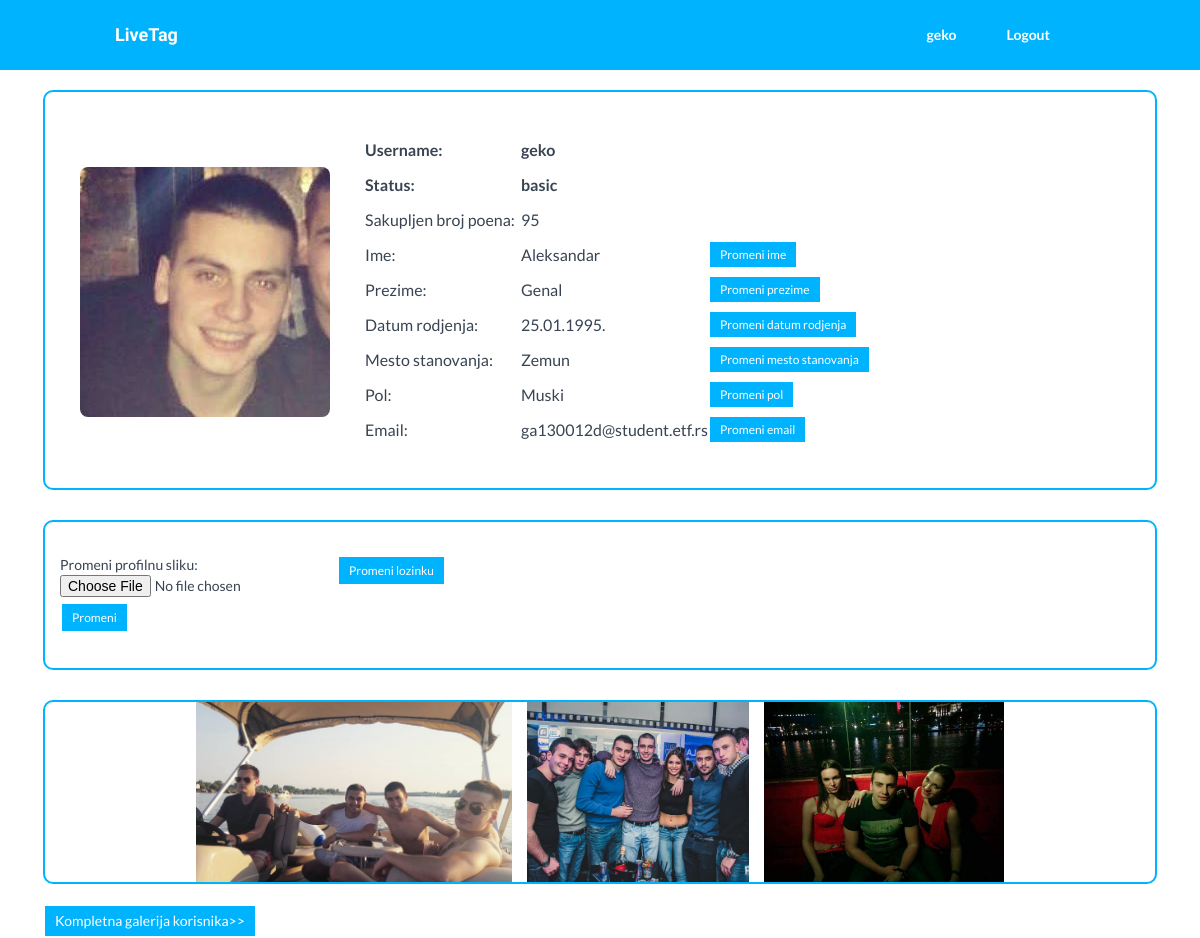
The page /andjela/profil.php?userID=16 (signed in) on the database its author committed.
### tables this page shows
CREATE TABLE IF NOT EXISTS `korisnik` (
  `KorisnikID` bigint(20) NOT NULL AUTO_INCREMENT,
  `Username` varchar(60) NOT NULL,
  `Password` varchar(60) NOT NULL,
  `Ime` varchar(60) DEFAULT NULL,
  `Prezime` varchar(60) DEFAULT NULL,
  `DatumRodjenja` date DEFAULT NULL,
  `MestoStanovanja` varchar(60) DEFAULT NULL,
  `Pol` char(1) DEFAULT NULL,
  `Email` varchar(100) DEFAULT NULL,
  `BrojPoena` int(11) DEFAULT NULL,
  `ZadnjaObjava` date DEFAULT NULL,
  `TipKorisnika` varchar(10) DEFAULT NULL,
  `AvatarURL` varchar(10000) DEFAULT NULL,
  `StiglaPoruka` tinyint(1) DEFAULT NULL,
  `PorukaZaElite` text,
  PRIMARY KEY (`KorisnikID`),
  UNIQUE KEY `KorisnikID_UNIQUE` (`KorisnikID`),
  UNIQUE KEY `Username_UNIQUE` (`Username`)
);

CREATE TABLE IF NOT EXISTS `slika_post` (
  `SlikaID` bigint(20) NOT NULL AUTO_INCREMENT,
  `SlikaURL` varchar(10000) NOT NULL,
  `KorisnikID` bigint(20) NOT NULL,
  `TopikID` bigint(20) NOT NULL,
  `BrojGlasova` bigint(20) DEFAULT '0',
  PRIMARY KEY (`SlikaID`),
  UNIQUE KEY `SlikaID_UNIQUE` (`SlikaID`),
  KEY `Vlasnik_idx` (`KorisnikID`),
  KEY `TopikSlike_idx` (`TopikID`)
);

### andjela/konekcija.php (called while the page is built, shortened)
<?php
class Konekcija {
	private $conn;
	public function __construct($host, $db, $user, $pass) {
		$this->conn = mysqli_connect($host, $user, $pass)
		or die("Ne mozete da se konektujete");
	}
	public function getRecord($query) {
		$result = mysqli_query($this->conn, $query);
		if ($result != false) {
			$num_rows = mysqli_num_rows($result);
			if ($num_rows == 0) {
				$this->error = mysqli_error($this->conn);
				return 0;
			} else {
				$row = mysqli_fetch_row($result);
				return $row;
			}
		}
		return false;
	}
	public function getRecordSet($query) {
		$niz = array();
		$result = mysqli_query($this->conn, $query);
		if ($result == false) return false;
		else {
			$num_rows = mysqli_num_rows($result);
			while ($row = mysqli_fetch_assoc($result)) {
				$niz[] = $row;
			}
			return $niz;
		}
	}
}
?>

### andjela/profil.php (the view, shortened to what this page needs)
<link rel="stylesheet" type="text/css" href="profilcss.css">
<?php
	if (isset($_POST['action']))
		$userID = $_POST['userID'];
	else
		$userID = $_GET['userID'];
	require_once 'Konekcija.php';
	$konekcija = new Konekcija(DB_HOST, DB_NAME, DB_USER, DB_PASS);
	$query = "SELECT * FROM korisnik WHERE KorisnikID = " . $userID;
	$userdata = $konekcija->getRecord($query);
	$query = "SELECT * FROM slika_post WHERE KorisnikID=$userdata[0]";
	$pictures = $konekcija->getRecordSet($query);
	function itsme($person) {
		if ($_SESSION['userType']!='guest' && $_SESSION['userName'] == $person) return true;
		return false;
	}
?>
<head>
    <link href="../css/bootstrap.min.css" rel="stylesheet">
    <link href="../css/modal.css" rel="stylesheet">
    <link href="../css/style.css" rel="stylesheet">
</head>
<div class="navbar navbar-default navbar-fixed-top" role="navigation">
  <div class="container">
	<div class="navbar-header">
	  <a class="navbar-brand" href="../view/index.php">LiveTag</a>
	</div>
	<div class="navbar-collapse collapse navbar-right">
	  <ul class="nav navbar-nav">
		<?php
			if(($_SESSION['userType'] != 'guest') && ($_SESSION['userType'] != 'admin')) {
				echo "<li><a href=\"profil.php?userID=" . $_SESSION['userID'] . "\">" . $_SESSION['userName'] . "</a></li>"
					. "<li><a href=\"../genal/logout.php\">Logout</a></li>";
			}
		?>
	  </ul>
	</div>
  </div>
</div>
<form action ="<?php echo $_SERVER['PHP_SELF']; ?>" method="post" enctype="multipart/form-data">
<div id="sve">
	<div id="gornji">
		<div class="divprofilna">
			<?php
				if (isset($_POST['action']) && $_POST['action']=='Promeni') {
					$errors= array();
					$imeslike = $_FILES['fajl']['name'];
					$target="slike/" . basename($imeslike);
					$file_size = $_FILES['fajl']['size'];
					$file_ext=substr($imeslike,strrpos($imeslike,'.')+1);
					$file_tmp = $_FILES['fajl']['tmp_name'];
					$expensions= array("jpeg","jpg","png");
					if(in_array($file_ext,$expensions)=== false){
						$errors[]="extension not allowed, please choose a JPEG or PNG file.";
					}
					if($file_size > 2097152){
						$errors[]='File size must be excately 2 MB';
					}
					if(empty($errors)==true){
						move_uploaded_file($file_tmp,$target);
						echo "Success";
					}
					else {
						print_r($errors);
					}
					$query = "UPDATE korisnik SET AvatarURL='" . $target . "' WHERE Username='" . $userdata[1] . "'";
					$konekcija->doQuery($query);
					echo "<div class='picsize'><img src='" . $target . "'></div>";
					header('Location: profil.php?userID=' . $userID);
				}
				else if ($userdata[12] == NULL) {
					echo "<div class='picsize'><img src='slike/default_user.png'></div>";
				}
				else echo "<div class='picsize'><img src='". $userdata[12] . "'></div>";
			?>
		</div>
		<div class="divpodaci">
			<div class="podeli">
				<font>
				<table cellspacing="8">
					<tr><td><b>Username:</b></td><td> <b><?php echo $userdata[1]; ?></b></td><td></td></tr>
					<tr><td><b>Status:</b></td><td> <b><?php echo $userdata[11]; ?></b></td><td></td></tr>
					<tr><td>Sakupljen broj poena:&nbsp;&nbsp;</td><td> <?php echo $userdata[9]; ?></td><td></td></tr>
					<tr><td>Ime:</td><td> <?php echo $userdata[3]; ?></td>
						<td><?php if (itsme($userdata[1])) {?> <input type='button' onclick="lozinka('skrivenoime')" value='Promeni ime'> <?php } ?></td></tr>
					<tr><td>Prezime:</td><td> <?php echo $userdata[4]; ?></td>
						<td><?php if (itsme($userdata[1])) {?> <input type='button' onclick="lozinka('skrivenoprezime')" value='Promeni prezime'> <?php } ?></td></tr>
					<tr><td>Datum rodjenja:</td><td> <?php $date=date_create($userdata[5]); echo date_format($date,"d.m.Y."); ?></td>
						<td><?php if (itsme($userdata[1])) {?> <input type='button' onclick="lozinka('skrivenidatum')" value='Promeni datum rodjenja'> <?php } ?></td></tr>
					<tr><td>Mesto stanovanja:</td><td> <?php echo $userdata[6]; ?></td>
						<td><?php if (itsme($userdata[1])) {?> <input type='button' onclick="lozinka('skrivenomesto')" value='Promeni mesto stanovanja'> <?php } ?></td></tr>
					<tr><td>Pol:</td><td> <?php if ($userdata[7] == 'Z') echo "Zenski"; else echo "Muski"; ?></td>
						<td><?php if (itsme($userdata[1])) {?> <input type='button' onclick="lozinka('skrivenpol')" value='Promeni pol'> <?php } ?></td></tr>
					<tr><td>Email:</td><td> <?php echo $userdata[8]; ?></td>
						<td><?php if (itsme($userdata[1])) {?> <input type='button' onclick="lozinka('skrivenmail')" value='Promeni email'> <?php } ?></td></tr>
				</table>
				</font>
			</div>
			<div id="desnidiv">
			</div>
		</div>
	</div>
	<?php if (itsme($userdata[1])) { ?>
	<div id="srednji">
		<div id="drugisrednji">
			<div id='menjajprofilnu'>Promeni profilnu sliku:</br>
			<input type='file' name='fajl'><input type='submit' name='action' value='Promeni' style='margin-top:5px'></div>
			<div id="divlozinka">
				<input type='button' onclick="lozinka('skrivenalozinka');" value='Promeni lozinku'></br>
			</div>
		</div>
	</div>
	<?php } ?>
	<div id="malagalerija">
		<div id="unutrasnjagalerija">
		<?php
			if ($pictures == false)
				echo "Korisnik nema nijednu objavljenu sliku.";
			else {
				for($i = 0; ($i < count($pictures)) && ($i < 3); $i++) {
					echo "<div id='slika" . ($i + 1) . "'><img src='" . $pictures[$i]['SlikaURL'] . "'></div>";
				}
			}
		?>
		</div>
	</div>
	<?php
		if ($pictures != false) {
	?>
		<div id="kompletna">
			</br><a id="link" href="galerija.php?userID=<?php echo $userID ?>">Kompletna galerija korisnika>></a>
		</div>
	<?php
		}
	?>
</div>
</form>

### andjela/profilcss.css (style rules this page uses)
#sve, #divusername { display: table; margin: 0 auto; margin-top: 20px; }
#gornji { border: 2px solid #00b3fe; border-radius: 10px; height:400px; }
#srednji { border: 2px solid #00b3fe; border-radius: 10px; height:150px; margin-top: 30px; position:relative; }
#drugisrednji { height: 80px; margin: auto; position: absolute; top: 0; left: 0; bottom: 0; right: 0; }
.divprofilna { width: 320px; height: 400px; max-width: 300px; float: left; }
.divpodaci { width: 800px; height: 400px; float: left; margin-left:10px; }
.podeli { float: left; margin-top: 40px; margin-left: 10px; }
td { height: 35px; }
#desnidiv { float: left; text-align: center; height: 400px; width: 250px; margin-left: 20px; position: relative; }
#menjajprofilnu { float: left; display: inline-block; margin-left: 15px; }
#divlozinka { float: left; height: 50px; }
.picsize { width:320px; height:400px; position: relative; }
.picsize img { width: auto; max-height: 380px; max-width: 300px; position: absolute; margin: auto; top: 0; left: 0; bottom: 0; right: 0; border-radius: 8px; }
#malagalerija { clear: left; margin-top: 30px; height: 184px; border: 2px solid #00b3fe; border-radius: 10px; }
#unutrasnjagalerija { display: table; margin: 0 auto; }
#slika1 { display: inline-block; margin-right: 15px; }
#slika1 img { max-height: 180px; }
#slika2 { display: inline-block; margin-right: 15px; }
#slika2 img { max-height: 180px; }
#slika3 { display: inline-block; }
#slika3 img { max-height: 180px; }
input[type=submit], input[type=button] { background-color: #00b3fe; color: white; padding: 5px 10px; text-align: center; text-decoration: none; display: inline-block; font-size: 12px; border: 2px solid white; }
#link { background-color: #00b3fe; color: white; padding: 5px 10px; text-align: center; text-decoration: none; display: inline-block; font-size: 14px; border: 2px solid white; }

### css/style.css (style rules this page uses)
* { margin: 0; padding: 0px; }
img { height: auto; max-width: 100%; }
a { padding: 0; margin: 0; text-decoration: none; -webkit-transition: background-color .4s linear, color .4s linear; -moz-transition: background-color .4s linear, color .4s linear; -o-transition: background-color .4s linear, color .4s linear; -ms-transition: background-color .4s linear, color .4s linear; transition: background-color .4s linear, color .4s linear; }
.navbar { min-height: 70px; padding-top: 10px; margin-bottom: 0px; }
.navbar-brand { font-family: 'Raleway', sans-serif; font-weight: 900; }
.navbar-header .navbar-brand { color: white; }
.navbar-default .navbar-nav > li > a { color: white; font-weight: 700; font-size: 14px; border-radius: 10px; }
.navbar-default .navbar-nav > li { border-radius: 10px; margin-left: 20px; }
.navbar-default { background-color: #00b3fe; border-color: transparent; }
.container { max-width: 1000px; }

### rows shown on the page
korisnik: AvatarURL (picture), Username "geko", TipKorisnika "basic", BrojPoena "95", Ime "Aleksandar", Prezime "Genal", DatumRodjenja "25.01.1995.", MestoStanovanja "Zemun", Email "ga130012d@student.etf.rs"
slika_post: SlikaURL (picture)
slika_post: SlikaURL (picture)
slika_post: SlikaURL (picture)

### other values the page prints
$_SESSION['userName'] "geko"
